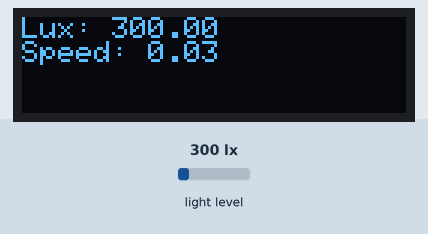
The program below on a simulated Arduino Nano, built with avr-gcc and run on an emulated ATmega328P. Parts: 128×32 one-colour display. Inputs (shaded band) come from the test bench; at power-on: light level 300 lx. The display library's start-up logo is not drawn.

Above: at 2.2 s.
2.3 s: light level set to 40 lx
At 3.5 s:
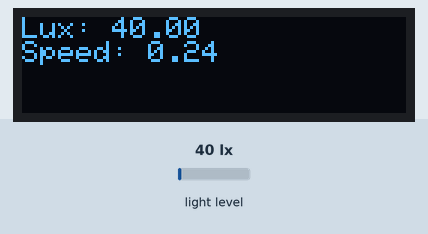
3.8 s: light level set to 500 lx
At 4.3 s:
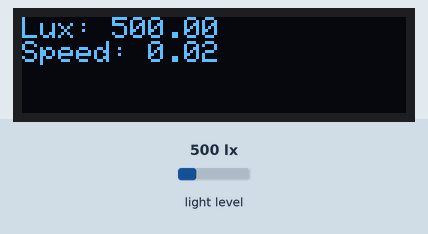
5.3 s: light level set to 1000 lx
At 6.3 s:
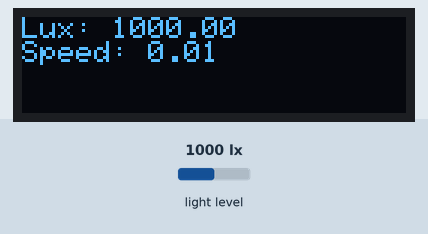
Timing chart, 0 to 8.3 s (numbered marks = the images above; inputs shaded):
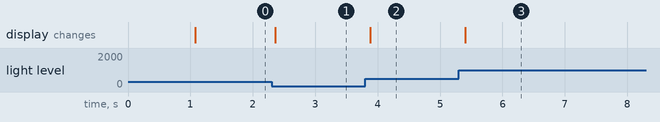

Measured:
- after the input at 2.3 s, the display: changes after 0.06 s (image 1)
- after the input at 3.8 s, the display: changes after 0.08 s (image 2)
- after the input at 5.3 s, the display: changes after 0.10 s (image 3)

The program:

main.cpp
```cpp
#include <Arduino.h>
#include <SPI.h>
#include <Wire.h>
#include <Adafruit_GFX.h>
#include <Adafruit_SSD1306.h>
#include "BH1750.h"

Adafruit_SSD1306 display = Adafruit_SSD1306(128, 32, &Wire);
BH1750 bh1750;

// ev = log 2 ( (aperture^2) / t )
// ev2 = log 2 (lux*ISO/K)
// => t = ((aperture^2) * K)/(lux*ISO)
float lux = 0;
float iso = 200;
float aperture = 2.8;
float speed = 1 / 5;
float K = 250; // Constant

void setup()
{
    Serial.begin(115200);

    bh1750.begin(BH1750::CONTINUOUS_HIGH_RES_MODE, 0x23, &Wire);
    display.begin(SSD1306_SWITCHCAPVCC, 0x3C);

    display.display();
    delay(1000);
    display.clearDisplay();
    display.display();

    display.setTextSize(1.5);
    display.setTextColor(SSD1306_WHITE);
}

void loop()
{
    if (bh1750.measurementReady())
    {
        lux = bh1750.readLightLevel();
        display.clearDisplay();
        display.setCursor(0, 0);
        display.print("Lux: ");
        display.println(lux);

        float speed = ((aperture * aperture) * K) / (lux * iso);

        display.print("Speed: ");
        display.println(speed);

        display.display();
    }

    delay(100);
}
```
